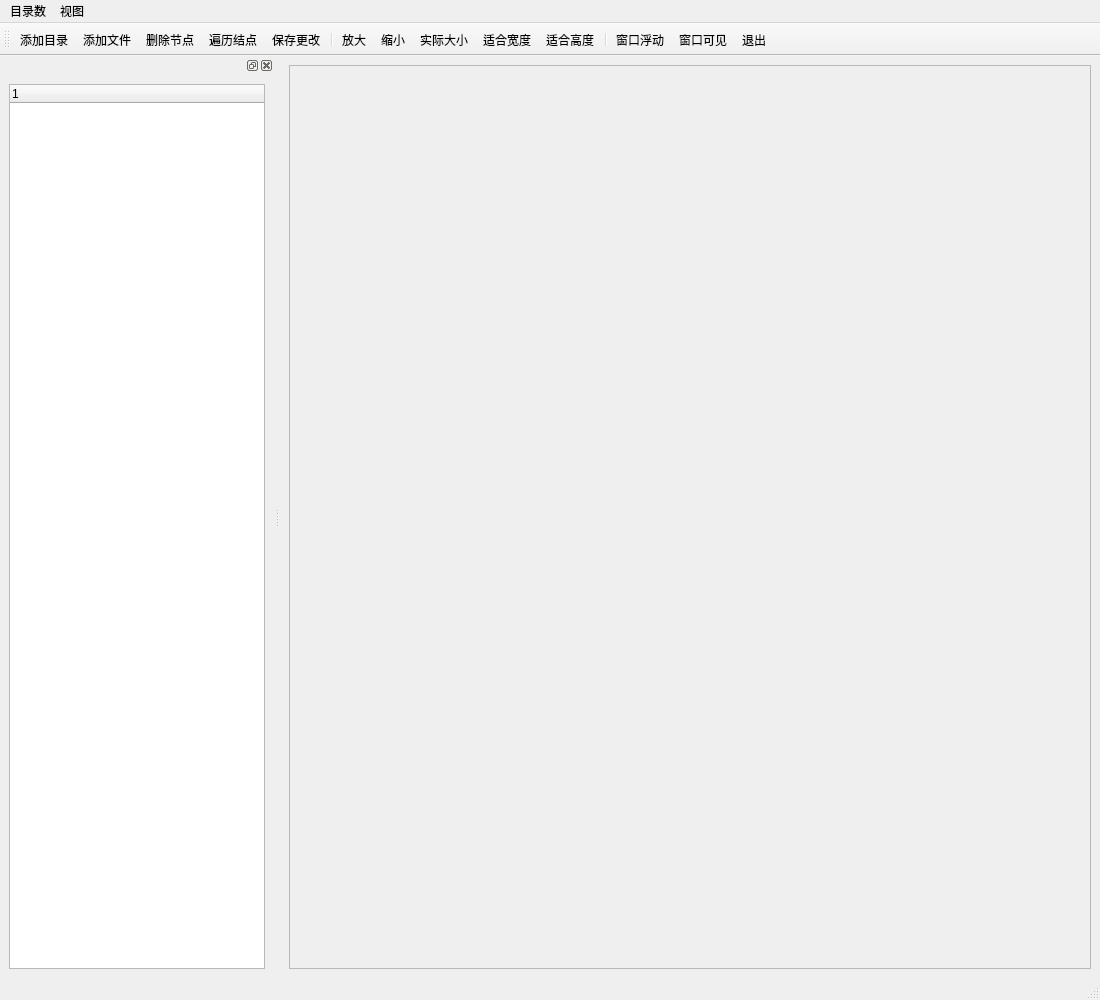
<?xml version="1.0" encoding="UTF-8"?>
<ui version="4.0">
 <class>MainWindow</class>
 <widget class="QMainWindow" name="MainWindow">
  <property name="geometry">
   <rect>
    <x>0</x>
    <y>0</y>
    <width>1100</width>
    <height>1000</height>
   </rect>
  </property>
  <property name="minimumSize">
   <size>
    <width>1100</width>
    <height>1000</height>
   </size>
  </property>
  <property name="windowTitle">
   <string>MainWindow</string>
  </property>
  <widget class="QWidget" name="centralwidget">
   <layout class="QHBoxLayout" name="horizontalLayout_3">
    <item>
     <widget class="QScrollArea" name="scrollArea">
      <property name="widgetResizable">
       <bool>true</bool>
      </property>
      <widget class="QWidget" name="scrollAreaWidgetContents">
       <property name="geometry">
        <rect>
         <x>0</x>
         <y>0</y>
         <width>817</width>
         <height>924</height>
        </rect>
       </property>
       <layout class="QHBoxLayout" name="horizontalLayout_2">
        <item>
         <widget class="QLabel" name="label">
          <property name="contextMenuPolicy">
           <enum>Qt::DefaultContextMenu</enum>
          </property>
          <property name="text">
           <string/>
          </property>
         </widget>
        </item>
       </layout>
      </widget>
     </widget>
    </item>
   </layout>
  </widget>
  <widget class="QMenuBar" name="menubar">
   <property name="geometry">
    <rect>
     <x>0</x>
     <y>0</y>
     <width>1100</width>
     <height>17</height>
    </rect>
   </property>
   <widget class="QMenu" name="menu">
    <property name="title">
     <string>目录数</string>
    </property>
   </widget>
   <widget class="QMenu" name="menu_2">
    <property name="title">
     <string>视图</string>
    </property>
   </widget>
   <addaction name="menu"/>
   <addaction name="menu_2"/>
  </widget>
  <widget class="QStatusBar" name="statusbar"/>
  <widget class="QToolBar" name="toolBar">
   <property name="windowTitle">
    <string>toolBar</string>
   </property>
   <attribute name="toolBarArea">
    <enum>TopToolBarArea</enum>
   </attribute>
   <attribute name="toolBarBreak">
    <bool>false</bool>
   </attribute>
   <addaction name="actionaddFolder"/>
   <addaction name="actionaddFiles"/>
   <addaction name="actionDeleteItem"/>
   <addaction name="actionScanItems"/>
   <addaction name="actionSaveAll"/>
   <addaction name="separator"/>
   <addaction name="actionZoomIn"/>
   <addaction name="actionZoomOut"/>
   <addaction name="actionZoomRealSize"/>
   <addaction name="actionZoomFitW"/>
   <addaction name="actionZoomFitH"/>
   <addaction name="separator"/>
   <addaction name="actionDockFloat"/>
   <addaction name="actionDockVisible"/>
   <addaction name="actionQuit"/>
  </widget>
  <widget class="QDockWidget" name="dockWidget">
   <property name="allowedAreas">
    <set>Qt::LeftDockWidgetArea</set>
   </property>
   <attribute name="dockWidgetArea">
    <number>1</number>
   </attribute>
   <widget class="QWidget" name="dockWidgetContents">
    <layout class="QHBoxLayout" name="horizontalLayout">
     <item>
      <widget class="QTreeWidget" name="treeWidget">
       <property name="contextMenuPolicy">
        <enum>Qt::CustomContextMenu</enum>
       </property>
       <column>
        <property name="text">
         <string notr="true">1</string>
        </property>
       </column>
      </widget>
     </item>
    </layout>
   </widget>
  </widget>
  <action name="actionaddFolder">
   <property name="checkable">
    <bool>false</bool>
   </property>
   <property name="enabled">
    <bool>true</bool>
   </property>
   <property name="text">
    <string>添加目录</string>
   </property>
   <property name="shortcut">
    <string>Ctrl+F</string>
   </property>
  </action>
  <action name="actionaddFiles">
   <property name="text">
    <string>添加文件</string>
   </property>
   <property name="shortcut">
    <string>Ctrl+N</string>
   </property>
  </action>
  <action name="actionZoomIn">
   <property name="text">
    <string>放大</string>
   </property>
   <property name="toolTip">
    <string>放大图片</string>
   </property>
   <property name="shortcut">
    <string>Ctrl+I</string>
   </property>
  </action>
  <action name="actionZoomOut">
   <property name="text">
    <string>缩小</string>
   </property>
   <property name="toolTip">
    <string>缩小图片</string>
   </property>
   <property name="shortcut">
    <string>Ctrl+O</string>
   </property>
  </action>
  <action name="actionZoomRealSize">
   <property name="text">
    <string>实际大小</string>
   </property>
   <property name="toolTip">
    <string>显示图片实际大小</string>
   </property>
   <property name="shortcut">
    <string>Ctrl+R</string>
   </property>
  </action>
  <action name="actionZoomFitW">
   <property name="text">
    <string>适合宽度</string>
   </property>
   <property name="toolTip">
    <string>适合宽度显示图片</string>
   </property>
   <property name="shortcut">
    <string>Ctrl+W</string>
   </property>
  </action>
  <action name="actionDeleteItem">
   <property name="text">
    <string>删除节点</string>
   </property>
   <property name="shortcut">
    <string>Del</string>
   </property>
  </action>
  <action name="actionQuit">
   <property name="text">
    <string>退出</string>
   </property>
   <property name="toolTip">
    <string>退出本程序</string>
   </property>
  </action>
  <action name="actionZoomFitH">
   <property name="text">
    <string>适合高度</string>
   </property>
   <property name="toolTip">
    <string>适合高度显示图片</string>
   </property>
   <property name="shortcut">
    <string>Ctrl+H</string>
   </property>
  </action>
  <action name="actionScanItems">
   <property name="text">
    <string>遍历结点</string>
   </property>
   <property name="shortcut">
    <string>Ctrl+F, Ctrl+F</string>
   </property>
  </action>
  <action name="actionDockVisible">
   <property name="checkable">
    <bool>true</bool>
   </property>
   <property name="text">
    <string>窗口可见</string>
   </property>
   <property name="toolTip">
    <string>停靠窗口可见</string>
   </property>
  </action>
  <action name="actionDockFloat">
   <property name="checkable">
    <bool>true</bool>
   </property>
   <property name="text">
    <string>窗口浮动</string>
   </property>
   <property name="toolTip">
    <string>停靠窗口浮动</string>
   </property>
  </action>
  <action name="actionSaveAll">
   <property name="text">
    <string>保存更改</string>
   </property>
   <property name="shortcut">
    <string>Ctrl+S</string>
   </property>
  </action>
 </widget>
 <resources/>
 <connections>
  <connection>
   <sender>actionQuit</sender>
   <signal>triggered()</signal>
   <receiver>MainWindow</receiver>
   <slot>close()</slot>
   <hints>
    <hint type="sourcelabel">
     <x>-1</x>
     <y>-1</y>
    </hint>
    <hint type="destinationlabel">
     <x>549</x>
     <y>499</y>
    </hint>
   </hints>
  </connection>
 </connections>
</ui>
